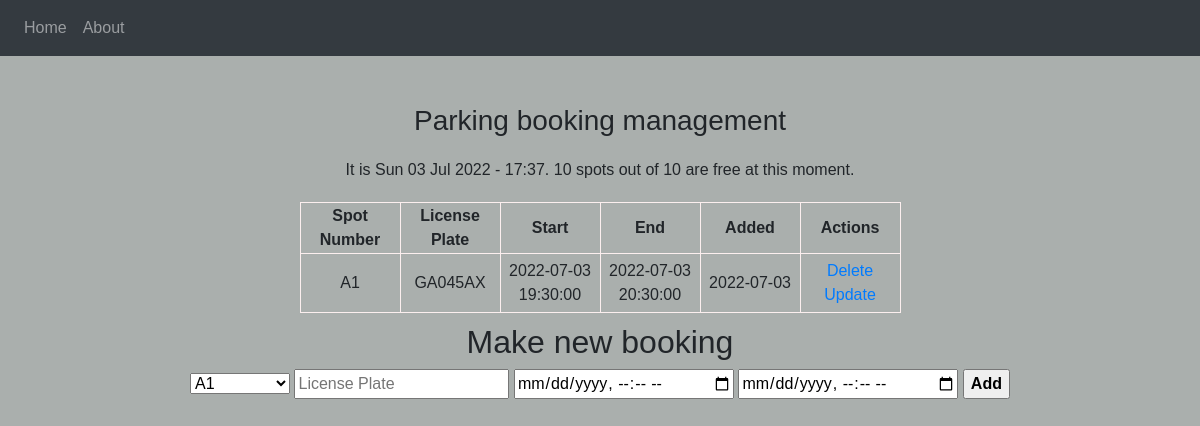
Before: / with the older database file.
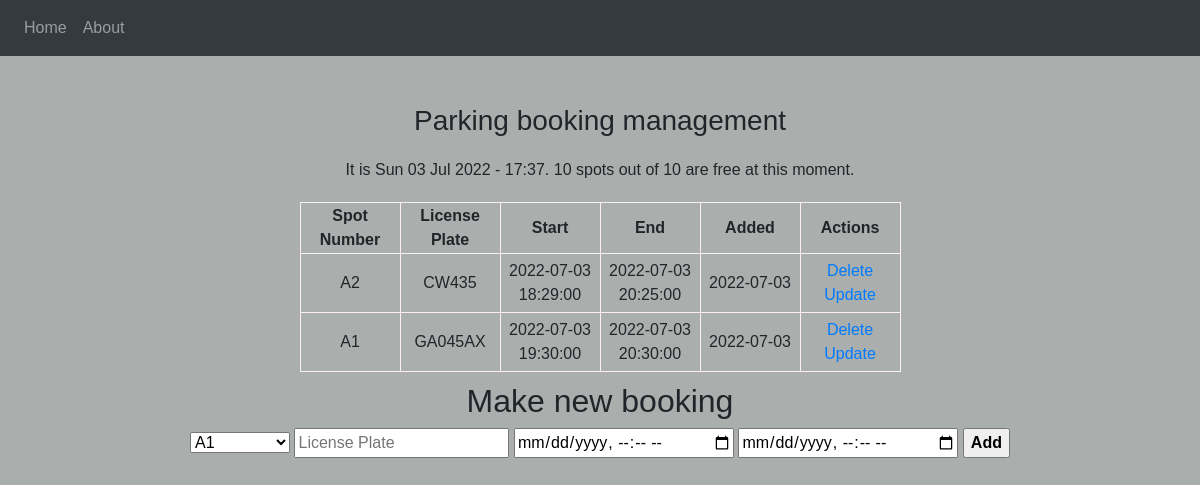
After: the same page with the newer database file.
### app.py (models this page shows, shortened)
class Parking(db.Model):
    id = db.Column(db.Integer, primary_key=True)
    spot_number = db.Column(db.String(2))
    license_plate = db.Column(db.String(10))
    start = db.Column(db.String(20))
    end = db.Column(db.String(20))
    date_created = db.Column(db.DateTime, default=datetime.utcnow)

### app.py (the view, shortened to what this page needs)
@app.route('/', methods=['POST', 'GET'])
def index():
    df = pd.read_sql('parking', 'sqlite:///parking_booking.db')
    df['start'] = pd.to_datetime(df['start'])
    df['end'] = pd.to_datetime(df['end'])
    bookings = Parking.query.order_by(Parking.start.asc()).all()
    time_now = str(datetime.now().strftime('%a %d %b %Y - %H:%M'))
    free_spots = 10 - np.size(np.where((time_now >= df['start']) & (time_now <= df['end'])))
    return render_template('index.html', bookings = bookings, time_now = time_now , free_spots = free_spots)

### templates/index.html (shortened to what this page needs)
{% extends 'base.html' %}
{% block body %}
<div class="content">
    <h3 style="text-align: center">Parking booking management</h3>
    <div id="time"> It is {{ time_now }}. {{free_spots}} spots out of 10 are free at this moment. </div>
    {% if bookings|length < 1 %} <h4 style="text-align: center">No bookings have been made.</h4>
        {% else %}
        <table>
            <tr>
                <th>Spot Number</th>
                <th>License Plate</th>
                <th>Start</th>
                <th>End</th>
                <th>Added</th>
                <th>Actions</th>
            </tr>
            {% for booking in bookings %}
            <tr>
                <td class="booking">{{ booking.spot_number }}</td>
                <td>{{ booking.license_plate }}</td>
                <td>{{ booking.start }}</td>
                <td>{{ booking.end }}</td>
                <td>{{ booking.date_created.date() }}</td>
                <td>
                    <a href="/delete/{{booking.id}}">Delete</a>
                    <br>
                    <a href="/update/{{booking.id}}">Update</a>
                </td>
            </tr>
            {% endfor %}
        </table>
        {% endif %}
        <div class="form">
            <h2>Make new booking</h2>
            <form action="/" method="POST">
                <select type="text" name="spot_number" id="spot_number" placeholder="Spot Number">
                    <option value="A1">A1</option>
                </select>
                <input type="text" name="license_plate" id="license_plate" placeholder="License Plate" required>
                <input type="datetime-local" name="start" id="start" placeholder="Start" required>
                <input type="datetime-local" name="end" id="end" placeholder="End" required>
                <input type="submit" value="Add" style='font-weight: bold;'>
            </form>
        </div>
</div>
{% endblock %}

### templates/base.html (shortened to what this page needs)
<!DOCTYPE html>
<html lang='en'>
<head>
    <link
      rel="stylesheet"
      href="https://stackpath.bootstrapcdn.com/bootstrap/4.4.1/css/bootstrap.min.css"
    />
    <link
      rel="stylesheet"
      href="https://stackpath.bootstrapcdn.com/font-awesome/4.7.0/css/font-awesome.min.css"
    />
    <link rel='stylesheet' href='{{ url_for('static', filename='css/main.css') }}'>
</head>
<body>
  <nav class="navbar navbar-expand-lg navbar-dark bg-dark">
    <div class="collapse navbar-collapse" id="navbar">
      <div class="navbar-nav">
        <a class="nav-item nav-link" id="home" href="/">Home</a>
        <a class="nav-item nav-link" id="logout" href="/about">About</a>
      </div>
    </div>
  </nav>
        {% block body %}{% endblock %}
</body>
</html>

### static/css/main.css (style rules this page uses)
body, html { margin: 0; font-family: sans-serif; background-color: rgb(170, 175, 173); }
.content { margin-top: 4%; text-align: center; }
table, td, th { border: 1px solid rgb(252, 239, 239); }
table { border-collapse: collapse; margin: auto; text-align: center; }
th { height: 30px; width: 100px; }
td { text-align: center; padding: 5px; }
.form { margin-top: 10px; }
select { padding:7 px; width: 100px; }
#time { padding:10px; margin: 10px; }

Changed rows visible on the page:
added Parking: spot_number "A2", license_plate "CW435", start "2022-07-03 18:29:00", end "2022-07-03 20:25:00", date_created "2022-07-03"
